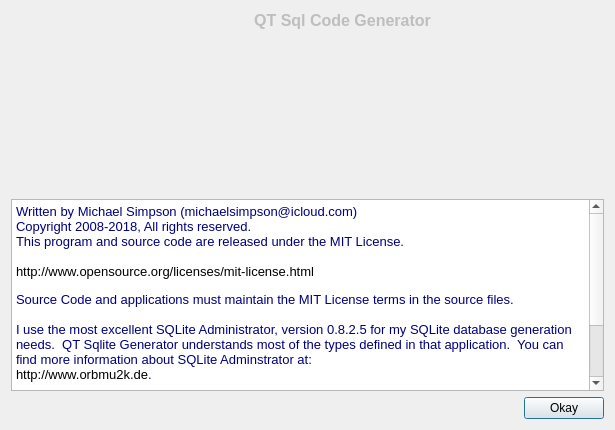
<?xml version="1.0" encoding="UTF-8"?>
<ui version="4.0">
 <class>AboutDialog</class>
 <widget class="QDialog" name="AboutDialog">
  <property name="geometry">
   <rect>
    <x>0</x>
    <y>0</y>
    <width>615</width>
    <height>430</height>
   </rect>
  </property>
  <property name="windowTitle">
   <string>About Qt Sqlite Generator</string>
  </property>
  <property name="windowIcon">
   <iconset>
    <normaloff>:/templates/Resources/QTSqliteGen.png</normaloff>:/templates/Resources/QTSqliteGen.png</iconset>
  </property>
  <property name="modal">
   <bool>true</bool>
  </property>
  <layout class="QVBoxLayout" name="verticalLayout_2">
   <item>
    <layout class="QHBoxLayout" name="horizontalLayout_2">
     <item>
      <widget class="QLabel" name="label">
       <property name="sizePolicy">
        <sizepolicy hsizetype="Preferred" vsizetype="Preferred">
         <horstretch>0</horstretch>
         <verstretch>0</verstretch>
        </sizepolicy>
       </property>
       <property name="minimumSize">
        <size>
         <width>64</width>
         <height>64</height>
        </size>
       </property>
       <property name="maximumSize">
        <size>
         <width>64</width>
         <height>64</height>
        </size>
       </property>
       <property name="text">
        <string/>
       </property>
       <property name="pixmap">
        <pixmap resource="QTSqlGen.qrc">:/templates/Resources/About.png</pixmap>
       </property>
       <property name="scaledContents">
        <bool>true</bool>
       </property>
      </widget>
     </item>
     <item>
      <layout class="QVBoxLayout" name="verticalLayout">
       <item>
        <widget class="QLabel" name="label_2">
         <property name="enabled">
          <bool>false</bool>
         </property>
         <property name="font">
          <font>
           <pointsize>12</pointsize>
           <weight>75</weight>
           <bold>true</bold>
          </font>
         </property>
         <property name="text">
          <string>QT Sql Code Generator</string>
         </property>
         <property name="alignment">
          <set>Qt::AlignCenter</set>
         </property>
        </widget>
       </item>
       <item>
        <spacer name="verticalSpacer">
         <property name="orientation">
          <enum>Qt::Vertical</enum>
         </property>
         <property name="sizeHint" stdset="0">
          <size>
           <width>20</width>
           <height>4</height>
          </size>
         </property>
        </spacer>
       </item>
      </layout>
     </item>
    </layout>
   </item>
   <item>
    <widget class="QTextBrowser" name="textBrowser">
     <property name="sizePolicy">
      <sizepolicy hsizetype="Preferred" vsizetype="Preferred">
       <horstretch>0</horstretch>
       <verstretch>0</verstretch>
      </sizepolicy>
     </property>
     <property name="html">
      <string>&lt;!DOCTYPE HTML PUBLIC &quot;-//W3C//DTD HTML 4.0//EN&quot; &quot;http://www.w3.org/TR/REC-html40/strict.dtd&quot;&gt;
&lt;html&gt;&lt;head&gt;&lt;meta name=&quot;qrichtext&quot; content=&quot;1&quot; /&gt;&lt;style type=&quot;text/css&quot;&gt;
p, li { white-space: pre-wrap; }
&lt;/style&gt;&lt;/head&gt;&lt;body style=&quot; font-family:'MS Shell Dlg 2'; font-size:7.8pt; font-weight:400; font-style:normal;&quot;&gt;
&lt;p style=&quot; margin-top:0px; margin-bottom:0px; margin-left:0px; margin-right:0px; -qt-block-indent:0; text-indent:0px;&quot;&gt;&lt;span style=&quot; font-size:10pt; color:#00007f;&quot;&gt;Written by Michael Simpson (michaelsimpson@icloud.com)&lt;/span&gt;&lt;/p&gt;
&lt;p style=&quot; margin-top:0px; margin-bottom:0px; margin-left:0px; margin-right:0px; -qt-block-indent:0; text-indent:0px;&quot;&gt;&lt;span style=&quot; font-size:10pt; color:#00007f;&quot;&gt;Copyright 2008-2018, All rights reserved.&lt;/span&gt;&lt;/p&gt;
&lt;p style=&quot; margin-top:0px; margin-bottom:0px; margin-left:0px; margin-right:0px; -qt-block-indent:0; text-indent:0px;&quot;&gt;&lt;span style=&quot; font-size:10pt; color:#00007f;&quot;&gt;This program and source code are released under the MIT License.&lt;/span&gt;&lt;/p&gt;
&lt;p style=&quot;-qt-paragraph-type:empty; margin-top:0px; margin-bottom:0px; margin-left:0px; margin-right:0px; -qt-block-indent:0; text-indent:0px; font-size:10pt; color:#00007f;&quot;&gt;&lt;br /&gt;&lt;/p&gt;
&lt;p style=&quot; margin-top:0px; margin-bottom:0px; margin-left:0px; margin-right:0px; -qt-block-indent:0; text-indent:0px;&quot;&gt;&lt;span style=&quot; font-size:10pt; color:#000000;&quot;&gt;http://www.opensource.org/licenses/mit-license.html&lt;/span&gt;&lt;/p&gt;
&lt;p style=&quot;-qt-paragraph-type:empty; margin-top:0px; margin-bottom:0px; margin-left:0px; margin-right:0px; -qt-block-indent:0; text-indent:0px; font-size:8pt;&quot;&gt;&lt;br /&gt;&lt;/p&gt;
&lt;p style=&quot; margin-top:0px; margin-bottom:0px; margin-left:0px; margin-right:0px; -qt-block-indent:0; text-indent:0px;&quot;&gt;&lt;span style=&quot; font-size:10pt; color:#00007f;&quot;&gt;Source Code and applications must maintain the MIT License terms in the source files.&lt;/span&gt;&lt;/p&gt;
&lt;p style=&quot;-qt-paragraph-type:empty; margin-top:0px; margin-bottom:0px; margin-left:0px; margin-right:0px; -qt-block-indent:0; text-indent:0px; font-size:10pt; color:#00007f;&quot;&gt;&lt;br /&gt;&lt;/p&gt;
&lt;p style=&quot; margin-top:0px; margin-bottom:0px; margin-left:0px; margin-right:0px; -qt-block-indent:0; text-indent:0px;&quot;&gt;&lt;span style=&quot; font-size:10pt; color:#00007f;&quot;&gt;I use the most excellent SQLite Administrator, version 0.8.2.5 for my SQLite database generation needs.  QT Sqlite Generator understands most of the types defined in that application.  You can find more information about SQLite Adminstrator at:&lt;/span&gt;&lt;/p&gt;
&lt;p style=&quot; margin-top:0px; margin-bottom:0px; margin-left:0px; margin-right:0px; -qt-block-indent:0; text-indent:0px;&quot;&gt;&lt;span style=&quot; font-size:10pt; color:#000000;&quot;&gt;http://www.orbmu2k.de&lt;/span&gt;&lt;span style=&quot; font-size:10pt; color:#00007f;&quot;&gt;.&lt;/span&gt;&lt;/p&gt;
&lt;p style=&quot;-qt-paragraph-type:empty; margin-top:0px; margin-bottom:0px; margin-left:0px; margin-right:0px; -qt-block-indent:0; text-indent:0px; font-size:10pt; color:#00007f;&quot;&gt;&lt;br /&gt;&lt;/p&gt;
&lt;p style=&quot; margin-top:0px; margin-bottom:0px; margin-left:0px; margin-right:0px; -qt-block-indent:0; text-indent:0px;&quot;&gt;&lt;span style=&quot; font-size:10pt; color:#00007f;&quot;&gt;This application powered by Sqlite.  A very large thank you to Richard Hipp for writing Sqlite.  His generosity spurs additional generosity, such as this application. You can find it at:&lt;/span&gt;&lt;/p&gt;
&lt;p style=&quot; margin-top:0px; margin-bottom:0px; margin-left:0px; margin-right:0px; -qt-block-indent:0; text-indent:0px;&quot;&gt;&lt;span style=&quot; font-size:10pt; color:#000000;&quot;&gt;http://www.sqlite.org&lt;/span&gt;&lt;span style=&quot; font-size:10pt; color:#00007f;&quot;&gt;. &lt;/span&gt;&lt;/p&gt;
&lt;p style=&quot; margin-top:0px; margin-bottom:0px; margin-left:0px; margin-right:0px; -qt-block-indent:0; text-indent:0px;&quot;&gt;&lt;span style=&quot; font-size:10pt; color:#00007f;&quot;&gt;Mr. Hipp also sells an encryption add on.  Well worth the money and is usable with QT Sqlite Code Generator.&lt;/span&gt;&lt;/p&gt;&lt;/body&gt;&lt;/html&gt;</string>
     </property>
    </widget>
   </item>
   <item>
    <layout class="QHBoxLayout" name="horizontalLayout">
     <item>
      <spacer name="horizontalSpacer">
       <property name="orientation">
        <enum>Qt::Horizontal</enum>
       </property>
       <property name="sizeHint" stdset="0">
        <size>
         <width>40</width>
         <height>20</height>
        </size>
       </property>
      </spacer>
     </item>
     <item>
      <widget class="QPushButton" name="_okButton">
       <property name="text">
        <string>Okay</string>
       </property>
       <property name="default">
        <bool>true</bool>
       </property>
      </widget>
     </item>
    </layout>
   </item>
  </layout>
 </widget>
 <resources>
  <include location="QTSqlGen.qrc"/>
  <include location="QTSqlGen.qrc"/>
 </resources>
 <connections/>
</ui>
